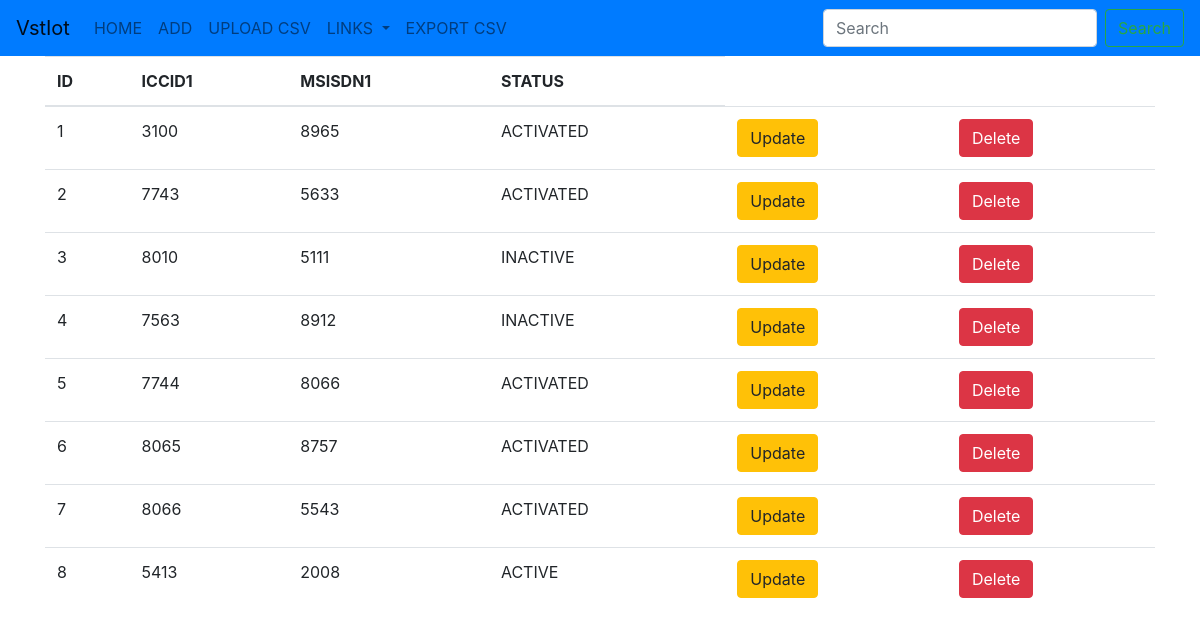
The app's page /branch2, older data.
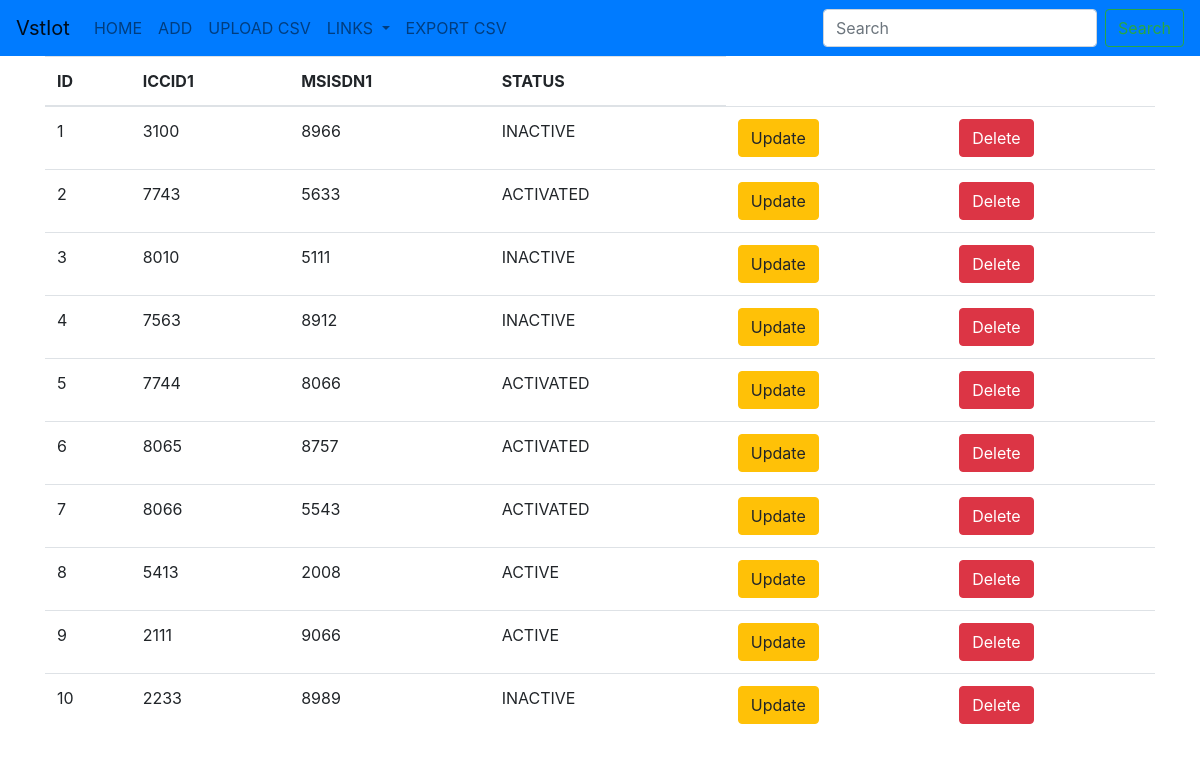
The same page, newer data.
### vstiot/models.py (models this page shows)
class Branch1(models.Model):
    iccid1 = models.CharField(max_length=50,blank=False)
    msisdn1 = models.CharField(max_length=50,blank=False)
    choices = (
        ('ACTIVE','active'),
        ('INACTIVE','not active'),
    )
    status = models.CharField(max_length=50,blank=False,choices=choices,default='INACTIVE')

### vstiot/views.py (the view)
# urls.py: path('branch2',branch2,name='branch2'),
def branch2(request):
    branch1 = Branch1.objects.all()
    return render(request,'branch1.html',{'branch1':branch1})

### templates/branch1.html
{% extends 'base2.html' %}
{% block body %}
<div class="container">
    <table class="table table-hover">
        <thead>
            <tr>
                <th>ID</th>
                <th>ICCID1</th>
                <th>MSISDN1</th>
                <th>STATUS</th>
            </tr>
        </thead>
        <tbody>
            {% for item in branch1 %}
            <tr>
                <td>{{item.id}}</td>
                <td>{{item.iccid1}}</td>
                <td>{{item.msisdn1}}</td>
                <td>{{item.status}}</td>
                <td><a href="{% url 'update2branch2' item.id %}" class="btn btn-warning btn-md">Update</a></td>
                <td><a href="{% url 'delete2branch2' item.id %}" class="btn btn-danger btn-md">Delete</a></td>
            </tr>
            {% endfor %}
        </tbody>
    </table>
</div>
{% endblock %}

Row changes from the older to the newer data that the page shows:
changed Branch1 id 1: msisdn1 "8965" → "8966"; status "ACTIVATED" → "INACTIVE"
added Branch1: id "9", iccid1 "2111", msisdn1 "9066", status "ACTIVE"
added Branch1: id "10", iccid1 "2233", msisdn1 "8989", status "INACTIVE"
